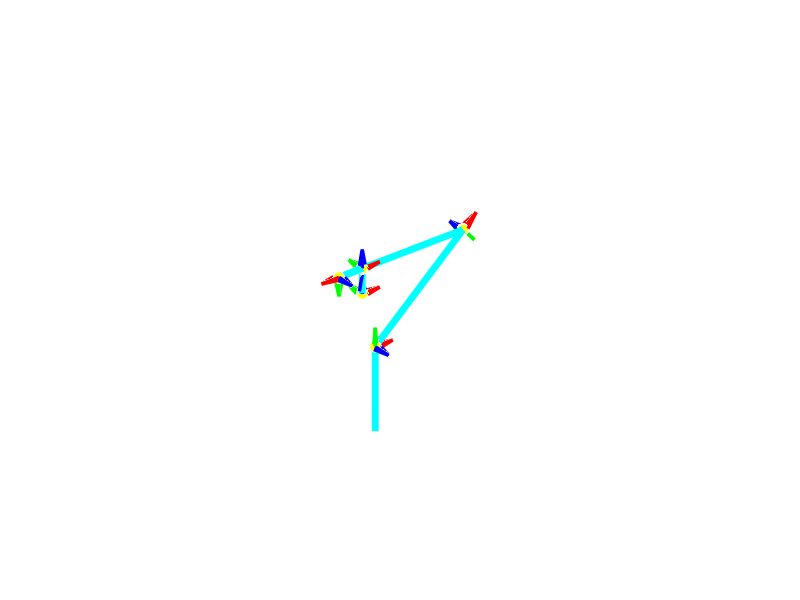

The MATLAB source for this figure:
L1 = 10; L2 = 15; L3 = 16; L4 = 3; L5 = 3;
theta_offset = deg2rad(11);
theta1_star = deg2rad(0);
theta2_star = deg2rad(30);
theta3_star = deg2rad(-180);
q1 = theta1_star;
q2 = theta2_star + theta_offset;
q3 = theta3_star + theta_offset + theta2_star;
q4 = theta3_star;
q5 = 0;
theta = [q1, q2, q3, q4, q5];
d     = [L1,  0,  0,  0, -L5];
a     = [0,  L2, L3, L4,  0];
alpha = [pi/2, pi, -pi, -pi/2, 0];
figure('Name', 'DH', 'Color', [0.15 0.15 0.15]);
hold on; grid on; axis equal; view(3);
xlabel('Eixo X', 'Color', 'w'); ylabel('Eixo Y', 'Color', 'w'); zlabel('Eixo Z', 'Color', 'w');
title('Visualização DH', 'Color', 'w');
axis([-15 25 -15 15 0 30]);
set(gca, 'Color', [0.1 0.1 0.1], 'XColor', 'w', 'YColor', 'w', 'ZColor', 'w', 'GridColor', 'w', 'GridAlpha', 0.3);
T_atual = eye(4);     
pos_anterior = [0;0;0]; 
plot3(pos_anterior(1), pos_anterior(2), pos_anterior(3), 'ws', 'MarkerSize', 12, 'MarkerFaceColor', 'w');
escala = 2.5;

for i = 1:5
    th = theta(i); 
    di = d(i); 
    ai = a(i); 
    al = alpha(i);
    T_link = [cos(th), -sin(th)*cos(al),  sin(th)*sin(al), ai*cos(th);
              sin(th),  cos(th)*cos(al), -cos(th)*sin(al), ai*sin(th);
              0,        sin(al),          cos(al),         di;
              0,        0,                0,               1];
    T_atual = T_atual * T_link;
    pos_nova = T_atual(1:3, 4);
    R = T_atual(1:3, 1:3);
    
    % 1. Desenhar o "osso" (elo) a unir a junta anterior à nova (Linha Ciano Grossa)
    plot3([pos_anterior(1) pos_nova(1)], ...
          [pos_anterior(2) pos_nova(2)], ...
          [pos_anterior(3) pos_nova(3)], '-c', 'LineWidth', 5);
          
    % 2. Desenhar a articulação (Círculo Amarelo)
    plot3(pos_nova(1), pos_nova(2), pos_nova(3), 'o', 'MarkerSize', 8, 'MarkerFaceColor', 'y', 'MarkerEdgeColor', 'w');
    
    % 3. Desenhar o Referencial (Eixos X=Vermelho, Y=Verde, Z=Azul)
    quiver3(pos_nova(1), pos_nova(2), pos_nova(3), R(1,1)*escala, R(2,1)*escala, R(3,1)*escala, 'r', 'LineWidth', 2.5, 'MaxHeadSize', 0.5);
    quiver3(pos_nova(1), pos_nova(2), pos_nova(3), R(1,2)*escala, R(2,2)*escala, R(3,2)*escala, 'g', 'LineWidth', 2.5, 'MaxHeadSize', 0.5);
    quiver3(pos_nova(1), pos_nova(2), pos_nova(3), R(1,3)*escala, R(2,3)*escala, R(3,3)*escala, 'b', 'LineWidth', 2.5, 'MaxHeadSize', 0.5);
    
    % Atualizar a posição anterior para o próximo ciclo
    pos_anterior = pos_nova;
end
